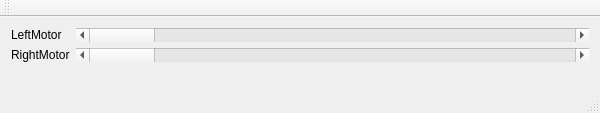
<?xml version="1.0" encoding="UTF-8"?>
<ui version="4.0">
 <class>QtVibrationTestClass</class>
 <widget class="QMainWindow" name="QtVibrationTestClass">
  <property name="geometry">
   <rect>
    <x>0</x>
    <y>0</y>
    <width>600</width>
    <height>113</height>
   </rect>
  </property>
  <property name="windowTitle">
   <string>QtVibrationTest</string>
  </property>
  <widget class="QWidget" name="centralWidget">
   <layout class="QFormLayout" name="formLayout">
    <item row="0" column="0">
     <widget class="QLabel" name="label_2">
      <property name="text">
       <string>LeftMotor</string>
      </property>
     </widget>
    </item>
    <item row="0" column="1">
     <widget class="QScrollBar" name="left_motor_scrollbar">
      <property name="maximum">
       <number>65535</number>
      </property>
      <property name="singleStep">
       <number>1000</number>
      </property>
      <property name="pageStep">
       <number>10000</number>
      </property>
      <property name="orientation">
       <enum>Qt::Horizontal</enum>
      </property>
     </widget>
    </item>
    <item row="1" column="0">
     <widget class="QLabel" name="label">
      <property name="text">
       <string>&lt;html&gt;&lt;head/&gt;&lt;body&gt;&lt;p&gt;RightMotor&lt;/p&gt;&lt;/body&gt;&lt;/html&gt;</string>
      </property>
     </widget>
    </item>
    <item row="1" column="1">
     <widget class="QScrollBar" name="right_motor_scrollbar">
      <property name="maximum">
       <number>65535</number>
      </property>
      <property name="singleStep">
       <number>100</number>
      </property>
      <property name="pageStep">
       <number>10000</number>
      </property>
      <property name="orientation">
       <enum>Qt::Horizontal</enum>
      </property>
     </widget>
    </item>
   </layout>
  </widget>
  <widget class="QMenuBar" name="menuBar">
   <property name="geometry">
    <rect>
     <x>0</x>
     <y>0</y>
     <width>600</width>
     <height>21</height>
    </rect>
   </property>
  </widget>
  <widget class="QToolBar" name="mainToolBar">
   <attribute name="toolBarArea">
    <enum>TopToolBarArea</enum>
   </attribute>
   <attribute name="toolBarBreak">
    <bool>false</bool>
   </attribute>
  </widget>
  <widget class="QStatusBar" name="statusBar"/>
 </widget>
 <layoutdefault spacing="6" margin="11"/>
 <resources>
  <include location="QtVibrationTest.qrc"/>
 </resources>
 <connections/>
</ui>
